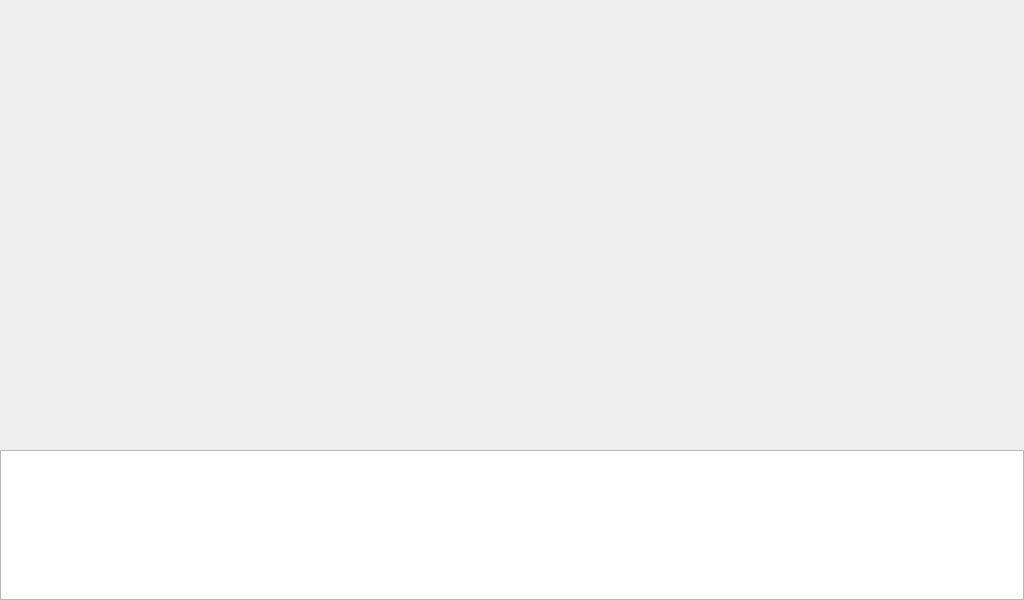
<?xml version="1.0" encoding="UTF-8"?>
<ui version="4.0">
 <class>FormHomePageOne</class>
 <widget class="QWidget" name="FormHomePageOne">
  <property name="geometry">
   <rect>
    <x>0</x>
    <y>0</y>
    <width>1024</width>
    <height>600</height>
   </rect>
  </property>
  <property name="windowTitle">
   <string>Form</string>
  </property>
  <layout class="QHBoxLayout" name="horizontalLayout">
   <property name="spacing">
    <number>0</number>
   </property>
   <property name="leftMargin">
    <number>0</number>
   </property>
   <property name="topMargin">
    <number>0</number>
   </property>
   <property name="rightMargin">
    <number>0</number>
   </property>
   <property name="bottomMargin">
    <number>0</number>
   </property>
   <item>
    <widget class="QWidget" name="widget" native="true">
     <layout class="QVBoxLayout" name="verticalLayout">
      <property name="spacing">
       <number>0</number>
      </property>
      <property name="leftMargin">
       <number>0</number>
      </property>
      <property name="topMargin">
       <number>0</number>
      </property>
      <property name="rightMargin">
       <number>0</number>
      </property>
      <property name="bottomMargin">
       <number>0</number>
      </property>
      <item>
       <widget class="FormFloatingBar" name="floatingBar" native="true">
        <property name="minimumSize">
         <size>
          <width>0</width>
          <height>80</height>
         </size>
        </property>
        <property name="maximumSize">
         <size>
          <width>16777215</width>
          <height>80</height>
         </size>
        </property>
       </widget>
      </item>
      <item>
       <spacer name="verticalSpacer">
        <property name="orientation">
         <enum>Qt::Vertical</enum>
        </property>
        <property name="sizeHint" stdset="0">
         <size>
          <width>20</width>
          <height>40</height>
         </size>
        </property>
       </spacer>
      </item>
      <item>
       <widget class="QWidget" name="widget_3" native="true">
        <property name="maximumSize">
         <size>
          <width>16777215</width>
          <height>150</height>
         </size>
        </property>
        <layout class="QHBoxLayout" name="horizontalLayout_2">
         <property name="spacing">
          <number>0</number>
         </property>
         <property name="leftMargin">
          <number>0</number>
         </property>
         <property name="topMargin">
          <number>0</number>
         </property>
         <property name="rightMargin">
          <number>0</number>
         </property>
         <property name="bottomMargin">
          <number>0</number>
         </property>
         <item>
          <widget class="ListWidget" name="listWidget">
           <property name="verticalScrollBarPolicy">
            <enum>Qt::ScrollBarAlwaysOff</enum>
           </property>
           <property name="horizontalScrollBarPolicy">
            <enum>Qt::ScrollBarAlwaysOff</enum>
           </property>
           <property name="verticalScrollMode">
            <enum>QAbstractItemView::ScrollPerPixel</enum>
           </property>
           <property name="horizontalScrollMode">
            <enum>QAbstractItemView::ScrollPerPixel</enum>
           </property>
          </widget>
         </item>
        </layout>
       </widget>
      </item>
     </layout>
    </widget>
   </item>
  </layout>
 </widget>
 <customwidgets>
  <customwidget>
   <class>ListWidget</class>
   <extends>QListWidget</extends>
   <header>listwidget.h</header>
  </customwidget>
  <customwidget>
   <class>FormFloatingBar</class>
   <extends>QWidget</extends>
   <header>formfloatingbar.h</header>
   <container>1</container>
  </customwidget>
 </customwidgets>
 <resources/>
 <connections/>
</ui>
